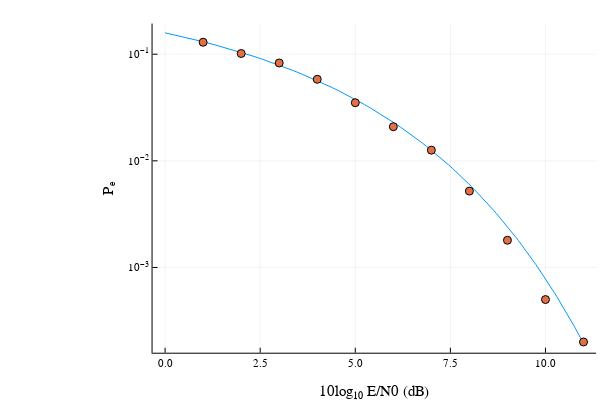

Source (notebook cell):
### Code cell
# simulation
SNR_sim_db=collect(1:11)
SNR_sim=10 .^(SNR_sim_db/10) # need space before dot
Pe_sim=zeros(length(SNR_sim_db))
for i=1:length(SNR_sim_db)
	SNR=SNR_sim[i]
	Pe_sim[i]=smpe(SNR)
end
#semilogy(x,y)
# theoretical plot
plot(SNR_theo_db,Pe_theo,legend=:none,yscale=:log10)
plot!(xlabel="10log₁₀ E/N0 (dB)",ylabel="Pₑ")
# simulation scatter
scatter!(SNR_sim_db,Pe_sim,yscale=:log10)

### Figure 1 — Plotly figure (JSON) as saved in the notebook; plotly's stock layout.template omitted (floating-point values rounded to 4 significant figures)
{"data": [{"colorbar": {"len": 0.9143, "title": "", "x": 0.9934, "y": 0.533}, "legendgroup": "y1", "line": {"color": "rgba(0, 154, 250, 1.000)", "dash": "solid", "shape": "linear", "width": 1}, "mode": "lines", "name": "y1", "showlegend": true, "type": "scatter", "x": [0, 0.4808, 0.9136, 1.307, 1.668, 2.001, 2.311, 2.599, 2.87, 3.125, 3.366, 3.594, 3.811, 4.017, 4.214, 4.403, 4.583, 4.757, 4.924, 5.084, 5.239, 5.389, 5.533, 5.673, 5.809, 5.94, 6.068, 6.192, 6.312, 6.429, 6.544, 6.655, 6.763, 6.869, 6.972, 7.073, 7.172, 7.268, 7.363, 7.455, 7.545, 7.634, 7.721, 7.806, 7.889, 7.971, 8.052, 8.13, 8.208, 8.284, 8.359, 8.432, 8.505, 8.576, 8.646, 8.715, 8.783, 8.849, 8.915, 8.98, 9.044, 9.107, 9.169, 9.23, 9.29, 9.35, 9.408, 9.466, 9.523, 9.58, 9.635, 9.69, 9.744, 9.798, 9.851, 9.903, 9.955, 10.01, 10.06, 10.11, 10.16, 10.2, 10.25, 10.3, 10.35, 10.39, 10.44, 10.49, 10.53, 10.58, 10.62, 10.66, 10.71, 10.75, 10.79, 10.84, 10.88, 10.92, 10.96, 11], "xaxis": "x", "y": [0.1587, 0.1453, 0.1333, 0.1225, 0.1128, 0.104, 0.09599, 0.08869, 0.08202, 0.07592, 0.07033, 0.0652, 0.06048, 0.05614, 0.05214, 0.04845, 0.04504, 0.04189, 0.03897, 0.03628, 0.03378, 0.03147, 0.02932, 0.02733, 0.02548, 0.02376, 0.02217, 0.02069, 0.01931, 0.01802, 0.01683, 0.01572, 0.01468, 0.01372, 0.01282, 0.01198, 0.0112, 0.01047, 0.009793, 0.009159, 0.008567, 0.008015, 0.007499, 0.007018, 0.006568, 0.006147, 0.005755, 0.005388, 0.005045, 0.004724, 0.004424, 0.004144, 0.003882, 0.003636, 0.003407, 0.003192, 0.002991, 0.002803, 0.002627, 0.002463, 0.002308, 0.002164, 0.002029, 0.001902, 0.001784, 0.001672, 0.001568, 0.001471, 0.00138, 0.001294, 0.001214, 0.001139, 0.001068, 0.001002, 0.0009402, 0.0008822, 0.0008278, 0.0007768, 0.000729, 0.0006842, 0.0006421, 0.0006027, 0.0005657, 0.000531, 0.0004985, 0.0004679, 0.0004393, 0.0004124, 0.0003872, 0.0003636, 0.0003414, 0.0003205, 0.000301, 0.0002827, 0.0002654, 0.0002493, 0.0002341, 0.0002199, 0.0002065, 0.000194], "yaxis": "y"}, {"colorbar": {"len": 0.9143, "title": "", "x": 0.9934, "y": 0.533}, "legendgroup": "y2", "marker": {"color": "rgba(227, 111, 71, 1.000)", "line": {"color": "rgba(0, 0, 0, 1.000)", "width": 1}, "size": 8, "symbol": "circle"}, "mode": "markers", "name": "y2", "showlegend": true, "type": "scatter", "x": [1, 2, 3, 4, 5, 6, 7, 8, 9, 10, 11], "xaxis": "x", "y": [0.1295, 0.1016, 0.0828, 0.0582, 0.0351, 0.0209, 0.0126, 0.0052, 0.0018, 0.0005, 0.0002], "yaxis": "y"}], "layout": {"annotations": [], "height": 400, "margin": {"b": 20, "l": 0, "r": 0, "t": 20}, "paper_bgcolor": "rgba(255, 255, 255, 1.000)", "plot_bgcolor": "rgba(255, 255, 255, 1.000)", "showlegend": false, "width": 600, "xaxis": {"anchor": "y", "domain": [0.2542, 0.9934], "gridcolor": "rgba(0, 0, 0, 0.100)", "gridwidth": 0.5, "linecolor": "rgba(0, 0, 0, 1.000)", "mirror": false, "range": [-0.33, 11.33], "showgrid": true, "showline": true, "showticklabels": true, "tickangle": 0, "tickcolor": "rgb(0, 0, 0)", "tickfont": {"color": "rgba(0, 0, 0, 1.000)", "family": "sans-serif", "size": 11}, "tickmode": "array", "ticks": "inside", "ticktext": ["0.0", "2.5", "5.0", "7.5", "10.0"], "tickvals": [0, 2.5, 5, 7.5, 10], "title": "10log₁₀ E/N0 (dB)", "titlefont": {"color": "rgba(0, 0, 0, 1.000)", "family": "sans-serif", "size": 15}, "type": "-", "visible": true, "zeroline": false, "zerolinecolor": "rgba(0, 0, 0, 1.000)"}, "yaxis": {"anchor": "x", "domain": [0.07581, 0.9902], "gridcolor": "rgba(0, 0, 0, 0.100)", "gridwidth": 0.5, "linecolor": "rgba(0, 0, 0, 1.000)", "mirror": false, "range": [-3.8, -0.7122], "showgrid": true, "showline": true, "showticklabels": true, "tickangle": 0, "tickcolor": "rgb(0, 0, 0)", "tickfont": {"color": "rgba(0, 0, 0, 1.000)", "family": "sans-serif", "size": 11}, "tickmode": "array", "ticks": "inside", "ticktext": ["10<sup>−3</sup>", "10<sup>−2</sup>", "10<sup>−1</sup>"], "tickvals": [0.001, 0.01, 0.1], "title": "Pₑ", "titlefont": {"color": "rgba(0, 0, 0, 1.000)", "family": "sans-serif", "size": 15}, "type": "log", "visible": true, "zeroline": false, "zerolinecolor": "rgba(0, 0, 0, 1.000)"}}}
